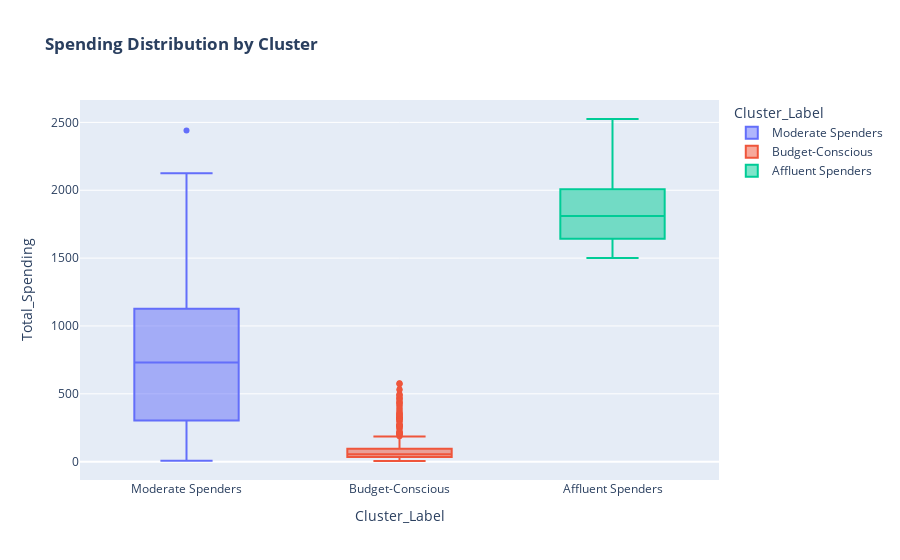

Write notebook code for a chart like this one.
### Code cell
fig = px.box(
    data_frame=df,  # ✅ Correct parameter name (not 'data')
    x='Cluster_Label', 
    y='Total_Spending',
    title='<b>Spending Distribution by Cluster</b>',
    color='Cluster_Label'  # Ensure this column exists in your DataFrame
)
fig.show()

### Figure 1 — Plotly figure (JSON) as saved in the notebook; plotly's stock layout.template omitted (floating-point values rounded to 4 significant figures; data arrays with more than 128 entries replaced by an {"elided": "..."} marker saying what was removed)
{"data": [{"alignmentgroup": "True", "hovertemplate": "Cluster_Label=%{x}<br>Total_Spending=%{y}<extra></extra>", "legendgroup": "Moderate Spenders", "marker": {"color": "#636efa"}, "name": "Moderate Spenders", "notched": false, "offsetgroup": "Moderate Spenders", "orientation": "v", "showlegend": true, "type": "box", "x": {"elided": "1328 str values"}, "x0": " ", "xaxis": "x", "y": {"elided": "1328 int values"}, "y0": " ", "yaxis": "y"}, {"alignmentgroup": "True", "hovertemplate": "Cluster_Label=%{x}<br>Total_Spending=%{y}<extra></extra>", "legendgroup": "Budget-Conscious", "marker": {"color": "#EF553B"}, "name": "Budget-Conscious", "notched": false, "offsetgroup": "Budget-Conscious", "orientation": "v", "showlegend": true, "type": "box", "x": {"elided": "728 str values"}, "x0": " ", "xaxis": "x", "y": {"elided": "728 int values"}, "y0": " ", "yaxis": "y"}, {"alignmentgroup": "True", "hovertemplate": "Cluster_Label=%{x}<br>Total_Spending=%{y}<extra></extra>", "legendgroup": "Affluent Spenders", "marker": {"color": "#00cc96"}, "name": "Affluent Spenders", "notched": false, "offsetgroup": "Affluent Spenders", "orientation": "v", "showlegend": true, "type": "box", "x": {"elided": "156 str values"}, "x0": " ", "xaxis": "x", "y": {"elided": "156 int values"}, "y0": " ", "yaxis": "y"}], "layout": {"boxmode": "overlay", "legend": {"title": {"text": "Cluster_Label"}, "tracegroupgap": 0}, "title": {"text": "<b>Spending Distribution by Cluster</b>"}, "xaxis": {"anchor": "y", "categoryarray": ["Moderate Spenders", "Budget-Conscious", "Affluent Spenders"], "categoryorder": "array", "domain": [0, 1], "title": {"text": "Cluster_Label"}}, "yaxis": {"anchor": "x", "domain": [0, 1], "title": {"text": "Total_Spending"}}}}
